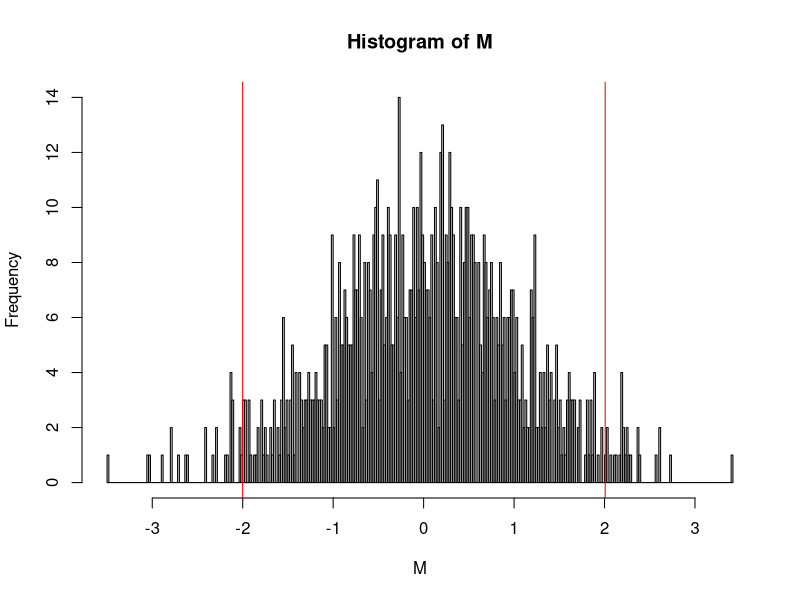
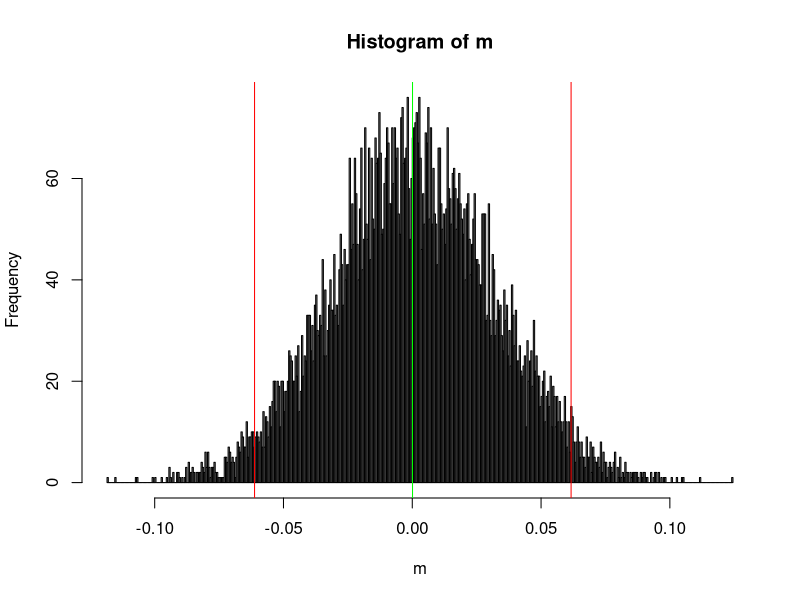
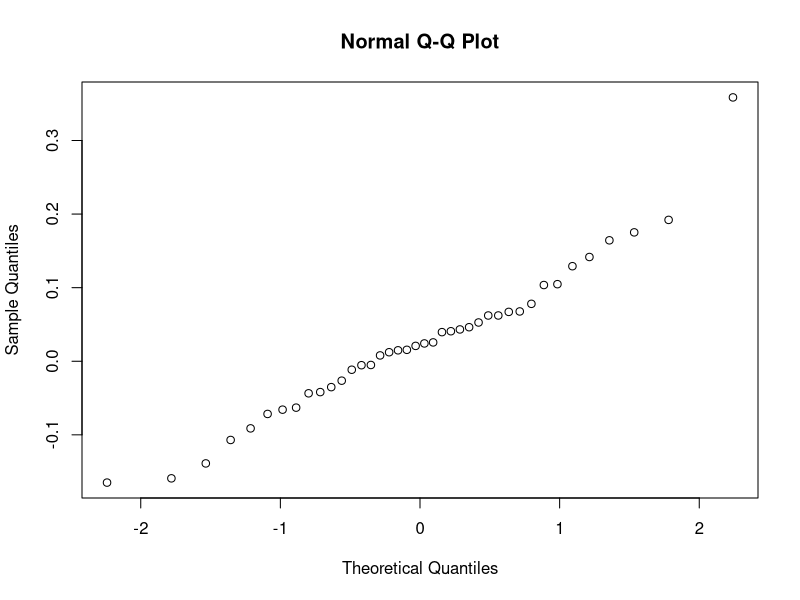
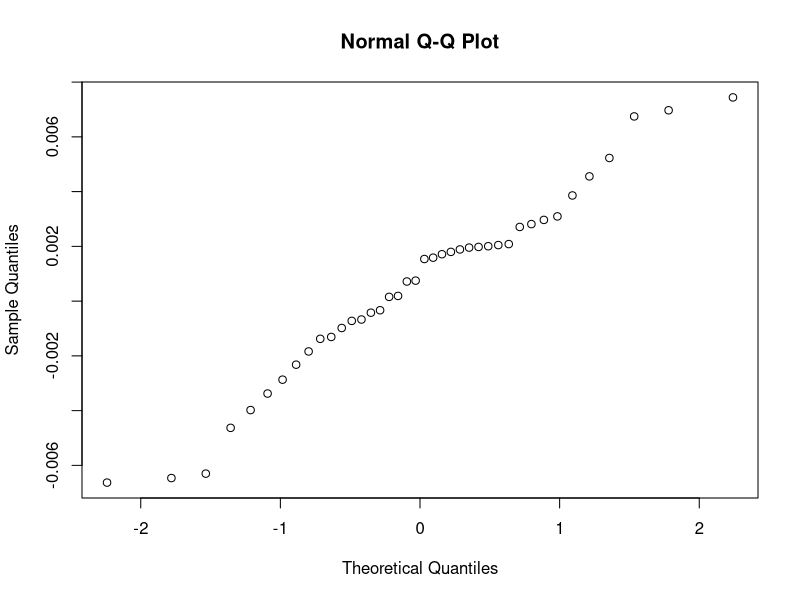
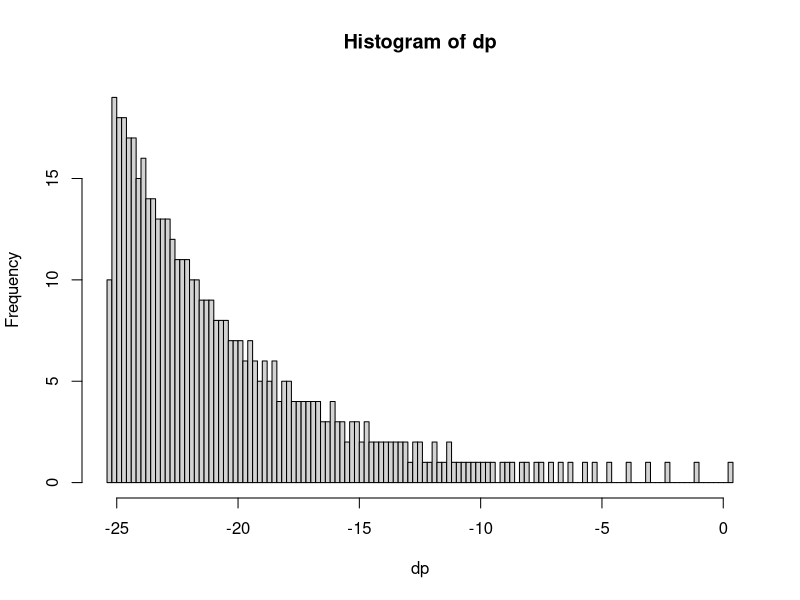
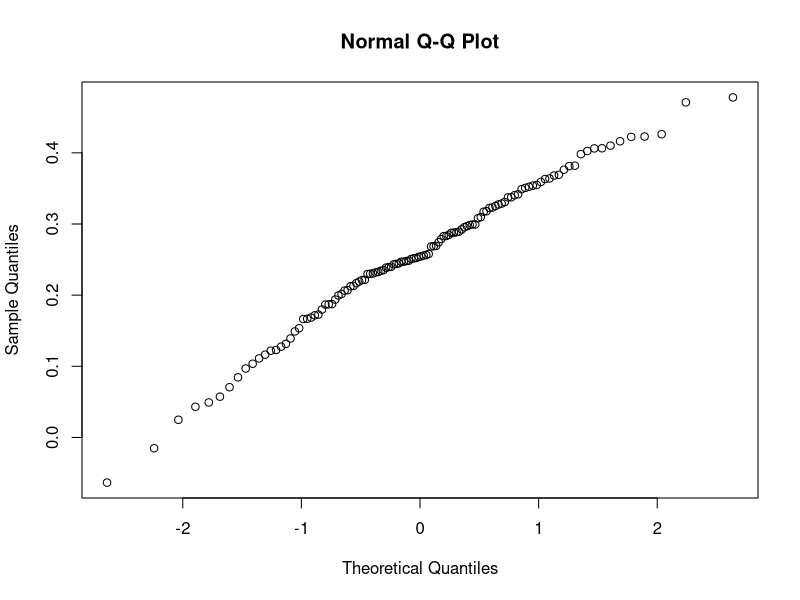
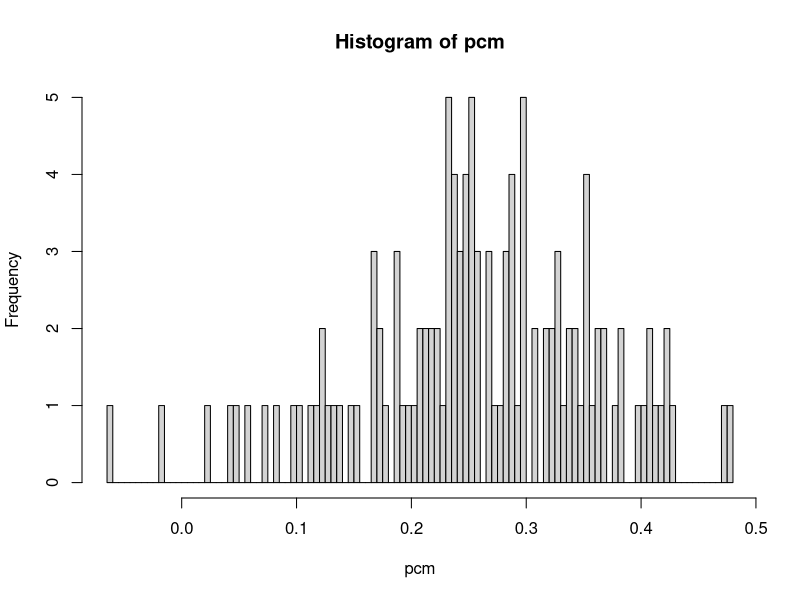

Source code (R) for these figures, in order:
## ---- chunk 1
knitr::opts_chunk$set(error=TRUE, fig.width=160/25.4, fig.height=120/25.4)
#install.packages("tidyr")
#install.packages("doParallel")
library(doParallel)
library(magrittr)
library(ggplot2)
## ---- chunk 2
set.seed(5) # or pick whatever number you like ;-)
## ---- chunk 3
N <- 1000
## ---- chunk 4
N
M =array()
M <- rnorm(N)      #commented to keep the value of M same for the calculations
mean(M)
sum(M < -1.96 | M > 1.96)
quantile(M,probs=c(.025,.975))

# For finding the values that fall out of the range
for(i in 1:N)
  {if (M[i] < -1.96 | M[i] > 1.96) { print(M[i])}}  


# preliminary for plotting the graph
qts <- quantile(M,probs=c(.025,.975))  

# Plotting the graph
hist(M, breaks = 300) %>%
abline(v=qts[1],col="red") %>% 
abline(v=qts[2],col="red")



## ---- chunk 5

R <- 10000
m = array()

# M from the previous question, the values of M remains the same
for(i in 1:R)
  m[i]=mean(rnorm(M))        


# calculating the total number of means falling out of the theoritical range
qts <- quantile(m,probs=c(.025,.975))
qts
sum(m < qts[1]  | m > qts[2])     

# For finding the values that fall out of the range
 # for(i in 1:R)
 #   {if (m[i] < -0.06121177 | m[i] > 0.06164436) { print(m[i])}}


# preliminary for plotting the graph
med <- median(m)

# Plotting the graph
hist(m, breaks = 500) %>%
abline(v=qts[1],col="red") %>% 
abline(v=qts[2],col="red") %>%
abline(v=med, col="green")

## ---- chunk 6

# Data Generating Process (DGP)
C <- 100
R <- 40
x <- list()
y <- list()
m <- list()
uc <- list()
 
for (j in 1:R)
  {
    uc <- rnorm(C)                     # Remove in case 5
    for (i in 1:C) 
    { 
      x[[i]] <- uc[i] + rnorm(1000)
    }
      y[[j]] <- unlist(x)
      m[[j]] <- mean(y[[j]])
  }
cm <- unlist (m)
qqnorm(cm)
quantile(cm,probs=c(.025,.975))
#hist(cm, breaks = 100)

# FOR NO CLUSTERING
C <- 100
R <- 40
x <- list()
y <- list()
nm <- list()
uc <- list()

for (j in 1:R)
  {
    uc <- rnorm(C)                      # Remove in case 5
    for (i in 1:C) 
    { 
      x[[i]] <- rnorm(1000) 
    }
      y[[j]] <- unlist(x)
      nm[[j]] <- mean(y[[j]])
  }

ncm <- unlist (nm)
qqnorm(ncm)
quantile(ncm,probs=c(.025,.975))
#hist(ncm, breaks = 100)

## ---- chunk 7
# f(x) = (\alpha x_m^\alpha)x^(\alpha+1)  # x >= x_m
# f(x) = 0 #x < x_m
# 
# x is random variable
# x_m is the minimum possible value x can have
# alpha is some shape parameter (called "tail index")

#install.packages("rmutil")
#install.packages("VGAM")
library(rmutil)
library(VGAM)

dp <- dpareto(c(1:500),3,4, log = TRUE)
hist(dp, breaks = 100)

?rpareto
## ---- chunk 8

C <- 100
#ndp <- rpareto(100,0.1,5)
R <- 120
x <- list()
y <- list()
m <- list()
uc <- list()
 
for (j in 1:R)
  {
    uc <- rnorm(C)                     # Remove in case 5
    ndp <- rpareto(1000,0.2,4)
    for (i in 1:C) 
    { 
      x[[i]] <- uc[i] + ndp
    }
      y[[j]] <- unlist(x)
      m[[j]] <- mean(y[[j]])
  }
pcm <- unlist (m)
qqnorm(pcm)
quantile(pcm,probs=c(.025,.975))
hist(pcm, breaks = 100)



## ---- chunk 9

## ---- chunk 10

#3
#the probability that all 201 passengers will show up
p <- 201* (0.99)^200 * 0.01
#The probability is approx 27% (0.2692991)


#4
202* (0.99)^20 * 0.01^2
#The probability is approx 16%
